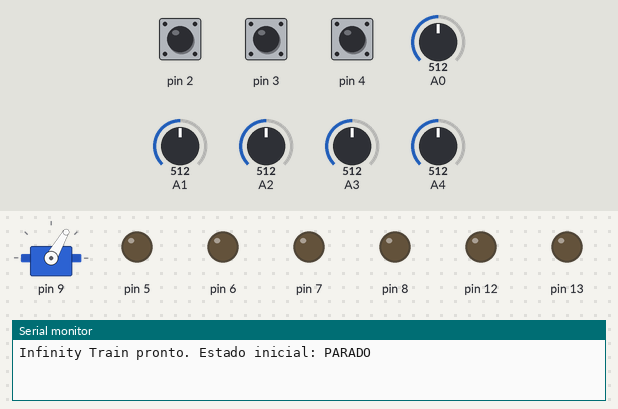
A sketch run on a simulated Arduino Uno, built with avr-gcc and run on an emulated ATmega328P. On the bench: servo, output pins drawn as LEDs (lit = HIGH), the last lines printed to the serial monitor. The inputs (shaded band) are chosen by the test bench; at power-on: pin 2 HIGH, A1 = 512, A0 = 512, pin 3 HIGH, pin 4 HIGH, A2 = 512, A3 = 512, A4 = 512.

Above: at 3.6 s.
3.7 s: pin 2 pulled LOW for 0.15 s
At 5.2 s:
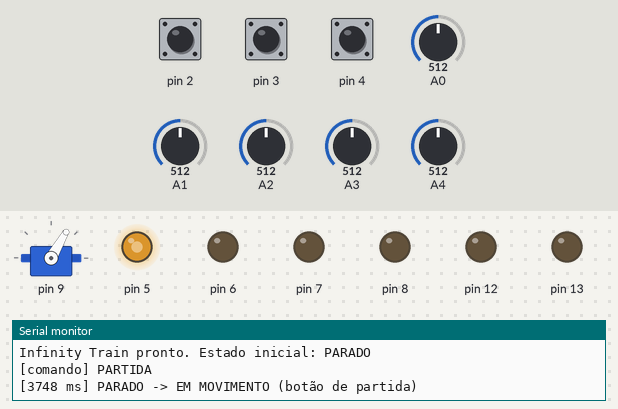
5.5 s: A1 set to 585
7.0 s: A1 set to 613
At 8.0 s:
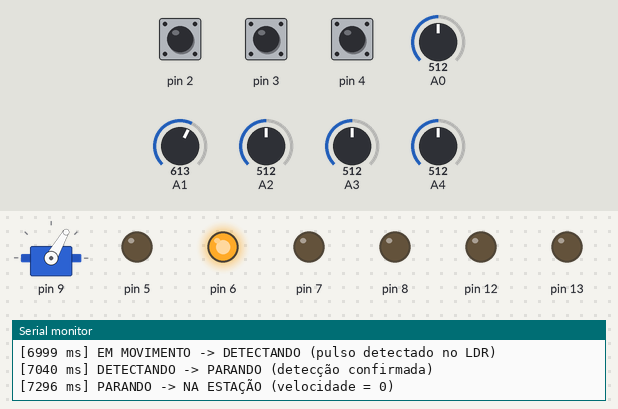
11.6 s: A0 set to 80
14.6 s: A0 set to 992
At 15.6 s:
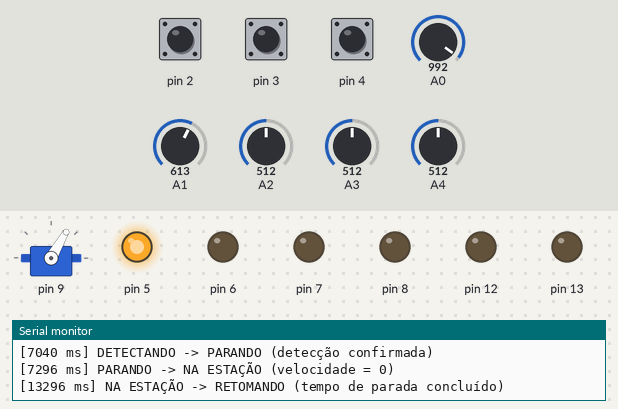
Timing chart, 0 to 17.3 s (numbered marks = the images above; inputs shaded):
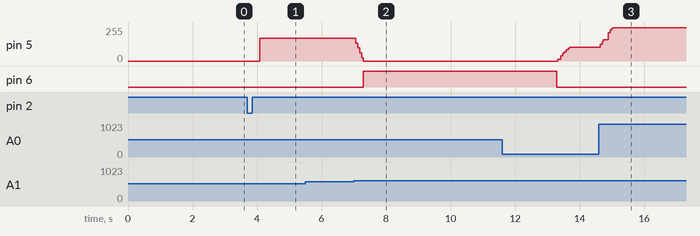

Measured:
- the behaviour switches between 599 and 600 on A1 (found by bisection; images 1 and 2)
- after the input at 3.7 s, pin 5: 0/255 → 172/255 after 0.39 s
- after the input at 5.5 s, every drawn part: stays the same
- after the input at 7.0 s, pin 5: 172/255 → 135/255 after 0.06 s, → 99/255 0.06 s later, → 62/255 0.06 s later, → 0/255 0.06 s later; pin 6: LOW → HIGH after 0.30 s
- after the input at 14.6 s, pin 5: 102/255 → 158/255 at once, → 212/255 0.24 s later, → 250/255 0.07 s later

The sketch:

trem_interativo.ino
```cpp
// ============================================================================
// Projeto Infinity Train — Sistema de Trem Interativo
// Firmware do Arduino Uno R3, baseado no Diagrama de Máquina de Estados (Semana 4)
// e no Mapeamento de Componentes.
//
// Padrões de projeto aplicados (detalhes no README.md):
//   State      -> Estado.h, Estados.h/.cpp e Trem.h/.cpp
//   Singleton  -> uma instância de cada estado (Estados.h)
//   Observer   -> PainelControle avisa o Trem e o RegistroSerial; o Trem avisa o RegistroSerial
//   Strategy   -> leitura do LDR analógica ou digital (Interfaces.h, Hardware.h)
//   Adapter    -> AudioDFPlayer (protocolo do DFPlayer) e DesvioServo (biblioteca Servo)
//
// Bibliotecas: Servo e SoftwareSerial, que já vêm com a Arduino IDE.
// ============================================================================
#include <Arduino.h>
#include <Servo.h>
#include <SoftwareSerial.h>

#include "Config.h"
#include "Estados.h"
#include "Hardware.h"
#include "PainelControle.h"
#include "RegistroSerial.h"
#include "Trem.h"

// ---------------------------------------------------------------- Objetos
// Todos estáticos: nada de "new" (o Uno tem só 2 KB de RAM).

// Strategy: as duas formas de ler o LDR; Config.h escolhe qual usar.
LeituraAnalogicaLDR leituraAnalogica(Ldr::LIMIAR, Ldr::ESCURO_E_VALOR_ALTO);
LeituraDigitalLDR leituraDigital(Ldr::NIVEL_DIGITAL_COM_TREM);

SensoresEstacao sensores(Pinos::LDR_ESTACAO, NUM_ESTACOES,
                         Ldr::USAR_LEITURA_ANALOGICA ? static_cast<EstrategiaLeituraLDR&>(leituraAnalogica)
                                                     : static_cast<EstrategiaLeituraLDR&>(leituraDigital));
MotorTracao motor(Pinos::MOTOR_PWM, Tempos::RAMPA_ACELERACAO_MS, Tempos::RAMPA_FRENAGEM_MS);
PotenciometroVelocidade potenciometro(Pinos::POTENCIOMETRO, Velocidade::PWM_MINIMO, Velocidade::PWM_MAXIMO);
Sinalizacao sinalizacao(Pinos::LED_ESTACAO, NUM_ESTACOES, Pinos::LED_AVISO, Tempos::PISCA_AVISO_MS);

// Adapters.
SoftwareSerial serialDfplayer(Pinos::DFPLAYER_RX, Pinos::DFPLAYER_TX);
AudioDFPlayer audio(serialDfplayer);
DesvioServo desvio(Pinos::SERVO_DESVIO, Agulha::ANGULO_ROTA_PRINCIPAL, Agulha::ANGULO_ROTA_DESVIO,
                   Tempos::MOVIMENTO_SERVO_MS);

// Contexto do State e ouvintes do Observer.
Trem trem(motor, sensores, potenciometro, sinalizacao, audio, desvio);
PainelControle painel(Pinos::BOTAO_PARTIDA, Pinos::BOTAO_PARADA, Pinos::BOTAO_TROCA_TRILHO, Tempos::DEBOUNCE_MS);
RegistroSerial registro;

unsigned long ultimaCalibracao = 0;

// ---------------------------------------------------------------- Calibração
// Com Depuracao::MODO_CALIBRACAO_LDR = true, o trem não anda: só mostra as
// leituras, para escolher os limiares de cada estação (PB06, risco R01).
void imprimirCalibracao(unsigned long agora) {
  if (agora - ultimaCalibracao < Tempos::INTERVALO_CALIBRACAO_MS) {
    return;
  }
  ultimaCalibracao = agora;
  for (uint8_t i = 0; i < NUM_ESTACOES; i++) {
    Serial.print(F("LDR"));
    Serial.print(i + 1);
    Serial.print(F("="));
    Serial.print(sensores.valorBruto(i));
    Serial.print(F("  "));
  }
  Serial.print(F("PWM do potenciometro="));
  Serial.println(potenciometro.lerPwm());
}

// ---------------------------------------------------------------- setup / loop
void setup() {
  Serial.begin(Depuracao::VELOCIDADE_SERIAL);

  trem.iniciar(millis());  // motor parado, LEDs apagados, servo na rota inicial, estado PARADO

  painel.adicionarOuvinte(registro);  // registra o comando antes da transição
  painel.adicionarOuvinte(trem);
  trem.adicionarOuvinte(registro);
  painel.iniciar();

  // O servo é solto antes de ligar a serial do DFPlayer, para não tremer.
  delay(Tempos::MOVIMENTO_SERVO_MS);
  desvio.atualizar(millis());

  audio.iniciar();
  delay(Tempos::INICIALIZACAO_DFPLAYER_MS);  // o DFPlayer leva até ~2 s para ler o cartão
  audio.definirVolume(Som::VOLUME);

  Serial.println(F("Infinity Train pronto. Estado inicial: PARADO"));
}

void loop() {
  const unsigned long agora = millis();
  if (Depuracao::MODO_CALIBRACAO_LDR) {
    imprimirCalibracao(agora);
    return;
  }
  trem.atualizar(agora);   // primeiro: atualiza o relógio do trem e o estado atual
  painel.atualizar(agora); // depois: os comandos dos botões usam o mesmo instante
}
```

Estado.h
```cpp
// ============================================================================
// Estado.h — Padrão State: interface comum a todos os estados do diagrama.
// Cada estado do "Diagrama de Máquina de Estados" é uma classe que herda daqui.
// ============================================================================
#ifndef ESTADO_H
#define ESTADO_H

#include <Arduino.h>
#include "Interfaces.h"

class Trem;

class Estado {
public:
  virtual const __FlashStringHelper* nome() const = 0;
  virtual void entrar(Trem&) {}               // ações ao entrar no estado
  virtual void atualizar(Trem&) {}            // executado a cada volta do loop()
  virtual void aoComando(Trem&, Comando) {}   // comandos do painel
  virtual void sair(Trem&) {}                 // ações ao sair do estado

protected:
  Estado() = default;
  ~Estado() = default;
};

#endif
```

Estados.cpp
```cpp
// ============================================================================
// Estados.cpp — ações e transições de cada estado.
// Os textos dos eventos são os mesmos rótulos das setas do diagrama, e aparecem
// no Monitor Serial a cada transição.
// ============================================================================
#include "Estados.h"
#include "Config.h"
#include "Trem.h"

// Instâncias únicas (Singleton).
EstadoParado EstadoParado::unica_;
EstadoEmMovimento EstadoEmMovimento::unica_;
EstadoDetectando EstadoDetectando::unica_;
EstadoParando EstadoParando::unica_;
EstadoNaEstacao EstadoNaEstacao::unica_;
EstadoRetomando EstadoRetomando::unica_;
EstadoFalha EstadoFalha::unica_;

EstadoParado& EstadoParado::instancia() { return unica_; }
EstadoEmMovimento& EstadoEmMovimento::instancia() { return unica_; }
EstadoDetectando& EstadoDetectando::instancia() { return unica_; }
EstadoParando& EstadoParando::instancia() { return unica_; }
EstadoNaEstacao& EstadoNaEstacao::instancia() { return unica_; }
EstadoRetomando& EstadoRetomando::instancia() { return unica_; }
EstadoFalha& EstadoFalha::instancia() { return unica_; }

// ---------------------------------------------------------------- Em operação
void EstadoEmOperacao::aoComando(Trem& trem, Comando comando) {
  if (comando == Comando::PARADA) {
    trem.mudarPara(EstadoParado::instancia(), F("botão de parada"));
  }
}

// ---------------------------------------------------------------- PARADO
const __FlashStringHelper* EstadoParado::nome() const { return F("PARADO"); }

void EstadoParado::entrar(Trem& trem) {
  trem.motor().pararImediatamente();
  trem.sinalizacao().apagarEstacoes();
}

void EstadoParado::aoComando(Trem& trem, Comando comando) {
  if (comando == Comando::PARTIDA) {
    trem.iniciarTrecho();
    trem.ignorarSensoresCobertos();
    trem.mudarPara(EstadoEmMovimento::instancia(), F("botão de partida"));
  }
}

// ---------------------------------------------------------------- EM MOVIMENTO
const __FlashStringHelper* EstadoEmMovimento::nome() const { return F("EM MOVIMENTO"); }

void EstadoEmMovimento::atualizar(Trem& trem) {
  // Ação: motor em PWM conforme o potenciômetro. O farol acende sozinho,
  // porque está ligado em paralelo com o motor (Mapeamento de Componentes).
  trem.seguirPotenciometro();

  // Ação: monitora os 4 LDRs.
  const uint8_t cobertos = trem.sensoresAtivos();
  if (cobertos != 0) {
    trem.definirEstacaoCandidata(SensoresEstacao::primeiraAtiva(cobertos));
    trem.mudarPara(EstadoDetectando::instancia(), F("pulso detectado no LDR"));
    return;
  }

  if (trem.tempoNoTrecho() >= Tempos::TIMEOUT_SEM_ESTACAO_MS) {
    trem.mudarPara(EstadoFalha::instancia(), F("timeout sem estação"));
  }
}

// ---------------------------------------------------------------- DETECTANDO
const __FlashStringHelper* EstadoDetectando::nome() const { return F("DETECTANDO"); }

void EstadoDetectando::atualizar(Trem& trem) {
  trem.seguirPotenciometro();

  const uint8_t cobertos = trem.sensoresAtivos();
  const uint8_t esperado = static_cast<uint8_t>(1u << trem.estacaoCandidata());

  // O trem só pode estar sobre um LDR por vez.
  if (SensoresEstacao::contarAtivos(cobertos) > 1 || (cobertos != 0 && cobertos != esperado)) {
    trem.mudarPara(EstadoFalha::instancia(), F("sensor incoerente"));
  } else if (cobertos == 0) {
    trem.mudarPara(EstadoEmMovimento::instancia(), F("leitura inválida"));
  } else if (trem.tempoNoEstado() >= Tempos::CONFIRMACAO_DETECCAO_MS) {
    trem.mudarPara(EstadoParando::instancia(), F("detecção confirmada"));
  }
}

// ---------------------------------------------------------------- PARANDO
const __FlashStringHelper* EstadoParando::nome() const { return F("PARANDO"); }

void EstadoParando::entrar(Trem& trem) {
  trem.motor().definirAlvo(0);  // frenagem com a rampa curta
}

void EstadoParando::atualizar(Trem& trem) {
  if (trem.motor().parado()) {
    trem.mudarPara(EstadoNaEstacao::instancia(), F("velocidade = 0"));
  }
}

// ---------------------------------------------------------------- NA ESTAÇÃO
const __FlashStringHelper* EstadoNaEstacao::nome() const { return F("NA ESTAÇÃO"); }

void EstadoNaEstacao::entrar(Trem& trem) {
  const uint8_t estacao = trem.estacaoCandidata();
  trem.registrarChegada(estacao);                 // ação: atualiza próxima estação
  trem.sinalizacao().acenderEstacao(estacao);     // ação: LED da estação aceso
  trem.desvio().posicionar(trem.rotaSelecionada());  // ação: posiciona servo para a rota
  audioEnviado_ = false;
}

void EstadoNaEstacao::atualizar(Trem& trem) {
  // Ação: anúncio em áudio (DFPlayer). O comando sai depois do servo, porque a
  // SoftwareSerial pausa as interrupções e faria o servo tremer.
  if (!audioEnviado_ && trem.tempoNoEstado() >= Tempos::ESPERA_SERVO_MS) {
    trem.audio().tocarFaixa(Som::faixaChegada(trem.estacaoAtual()));
    audioEnviado_ = true;
  }

  if (trem.tempoNoEstado() >= Tempos::TEMPO_PARADA_MS) {
    trem.mudarPara(EstadoRetomando::instancia(), F("tempo de parada concluído"));
  }
}

void EstadoNaEstacao::sair(Trem& trem) {
  trem.sinalizacao().apagarEstacoes();
}

// ---------------------------------------------------------------- RETOMANDO
const __FlashStringHelper* EstadoRetomando::nome() const { return F("RETOMANDO"); }

void EstadoRetomando::entrar(Trem& trem) {
  trem.audio().tocarFaixa(Som::FAIXA_PARTIDA);  // som de partida (RF07)
  sensorLivre_ = false;
}

void EstadoRetomando::atualizar(Trem& trem) {
  trem.seguirPotenciometro();
  // "Sensor liberado" só vale com o LDR descoberto por LIBERACAO_SENSOR_MS seguidos;
  // uma oscilação na saída da estação não faz o trem parar de novo nela.
  if (trem.sensores().tremNaEstacao(trem.estacaoAtual())) {
    sensorLivre_ = false;
  } else if (!sensorLivre_) {
    sensorLivre_ = true;
    livreDesde_ = trem.instante();
  } else if (trem.instante() - livreDesde_ >= Tempos::LIBERACAO_SENSOR_MS) {
    trem.iniciarTrecho();
    trem.mudarPara(EstadoEmMovimento::instancia(), F("sensor liberado"));
  }
}

// ---------------------------------------------------------------- FALHA
const __FlashStringHelper* EstadoFalha::nome() const { return F("FALHA"); }

void EstadoFalha::entrar(Trem& trem) {
  trem.motor().pararImediatamente();          // ação: motor desligado
  trem.sinalizacao().apagarEstacoes();
  trem.sinalizacao().avisoPiscando(true);     // ação: LED de aviso piscando
}

void EstadoFalha::aoComando(Trem& trem, Comando comando) {
  // Ação: aguarda reset. O reset é feito pelo botão de parada.
  if (comando == Comando::PARADA) {
    trem.mudarPara(EstadoParado::instancia(), F("reset"));
  }
}

void EstadoFalha::sair(Trem& trem) {
  trem.sinalizacao().avisoPiscando(false);
}
```

Estados.h
```cpp
// ============================================================================
// Estados.h — os 7 estados do Diagrama de Máquina de Estados (Semana 4).
//
// Padrão State:     cada estado é uma classe; o Trem (contexto) delega a ele.
// Padrão Singleton: cada estado tem uma única instância (instancia()), sem "new".
// ============================================================================
#ifndef ESTADOS_H
#define ESTADOS_H

#include "Estado.h"

// Base dos estados em que o trem está em operação (EM MOVIMENTO, DETECTANDO,
// PARANDO, NA ESTAÇÃO e RETOMANDO). Nesses estados o botão de parada leva a
// PARADO, como exigem o RNF02 e a HU07. No diagrama, só EM MOVIMENTO tem essa
// transição desenhada; ver "Ajustes sugeridos no diagrama" no README.md.
class EstadoEmOperacao : public Estado {
public:
  void aoComando(Trem& trem, Comando comando) override;

protected:
  EstadoEmOperacao() = default;
  ~EstadoEmOperacao() = default;
};

// PARADO — estado inicial.
class EstadoParado final : public Estado {
public:
  static EstadoParado& instancia();
  const __FlashStringHelper* nome() const override;
  void entrar(Trem& trem) override;
  void aoComando(Trem& trem, Comando comando) override;

private:
  EstadoParado() = default;
  EstadoParado(const EstadoParado&) = delete;
  EstadoParado& operator=(const EstadoParado&) = delete;
  static EstadoParado unica_;
};

// EM MOVIMENTO — motor em PWM (potenciômetro), monitora os 4 LDRs, farol aceso.
class EstadoEmMovimento final : public EstadoEmOperacao {
public:
  static EstadoEmMovimento& instancia();
  const __FlashStringHelper* nome() const override;
  void atualizar(Trem& trem) override;

private:
  EstadoEmMovimento() = default;
  EstadoEmMovimento(const EstadoEmMovimento&) = delete;
  EstadoEmMovimento& operator=(const EstadoEmMovimento&) = delete;
  static EstadoEmMovimento unica_;
};

// DETECTANDO — confirma se o pulso do LDR é mesmo uma estação.
class EstadoDetectando final : public EstadoEmOperacao {
public:
  static EstadoDetectando& instancia();
  const __FlashStringHelper* nome() const override;
  void atualizar(Trem& trem) override;

private:
  EstadoDetectando() = default;
  EstadoDetectando(const EstadoDetectando&) = delete;
  EstadoDetectando& operator=(const EstadoDetectando&) = delete;
  static EstadoDetectando unica_;
};

// PARANDO — reduz a velocidade até zero.
class EstadoParando final : public EstadoEmOperacao {
public:
  static EstadoParando& instancia();
  const __FlashStringHelper* nome() const override;
  void entrar(Trem& trem) override;
  void atualizar(Trem& trem) override;

private:
  EstadoParando() = default;
  EstadoParando(const EstadoParando&) = delete;
  EstadoParando& operator=(const EstadoParando&) = delete;
  static EstadoParando unica_;
};

// NA ESTAÇÃO — anúncio em áudio, LED da estação aceso, atualiza a próxima
// estação e posiciona o servo para a rota.
class EstadoNaEstacao final : public EstadoEmOperacao {
public:
  static EstadoNaEstacao& instancia();
  const __FlashStringHelper* nome() const override;
  void entrar(Trem& trem) override;
  void atualizar(Trem& trem) override;
  void sair(Trem& trem) override;

private:
  EstadoNaEstacao() = default;
  EstadoNaEstacao(const EstadoNaEstacao&) = delete;
  EstadoNaEstacao& operator=(const EstadoNaEstacao&) = delete;
  static EstadoNaEstacao unica_;
  bool audioEnviado_ = false;
};

// RETOMANDO — volta a andar até o trem sair de cima do LDR da estação.
class EstadoRetomando final : public EstadoEmOperacao {
public:
  static EstadoRetomando& instancia();
  const __FlashStringHelper* nome() const override;
  void entrar(Trem& trem) override;
  void atualizar(Trem& trem) override;

private:
  EstadoRetomando() = default;
  EstadoRetomando(const EstadoRetomando&) = delete;
  EstadoRetomando& operator=(const EstadoRetomando&) = delete;
  static EstadoRetomando unica_;
  bool sensorLivre_ = false;
  unsigned long livreDesde_ = 0;
};

// FALHA — motor desligado, LED de aviso piscando, aguarda o reset.
class EstadoFalha final : public Estado {
public:
  static EstadoFalha& instancia();
  const __FlashStringHelper* nome() const override;
  void entrar(Trem& trem) override;
  void aoComando(Trem& trem, Comando comando) override;
  void sair(Trem& trem) override;

private:
  EstadoFalha() = default;
  EstadoFalha(const EstadoFalha&) = delete;
  EstadoFalha& operator=(const EstadoFalha&) = delete;
  static EstadoFalha unica_;
};

#endif
```

PainelControle.h
```cpp
// ============================================================================
// PainelControle.h — botões de partida, parada e troca de trilho (HU02, HU06, HU07).
//
// Padrão Observer: o painel é o "sujeito". Quando um botão é apertado, ele avisa
// todos os ouvintes cadastrados (o Trem e o registro no Monitor Serial), sem
// precisar saber o que cada um faz com o comando.
// ============================================================================
#ifndef PAINEL_CONTROLE_H
#define PAINEL_CONTROLE_H

#include <Arduino.h>
#include "Interfaces.h"

// Botão ligado entre o pino e o GND, com INPUT_PULLUP (apertado = LOW) e
// tratamento de repique (debounce).
class Botao {
public:
  Botao(uint8_t pino, unsigned long debounceMs);
  void iniciar();
  bool foiApertado(unsigned long agora);  // true uma única vez por aperto

private:
  uint8_t pino_;
  unsigned long debounceMs_;
  bool leituraAnterior_ = false;
  bool estadoEstavel_ = false;
  unsigned long ultimaMudanca_ = 0;
};

class PainelControle {
public:
  static const uint8_t MAX_OUVINTES = 3;

  PainelControle(uint8_t pinoPartida, uint8_t pinoParada, uint8_t pinoTrocaTrilho, unsigned long debounceMs);
  bool adicionarOuvinte(OuvinteComandos& ouvinte);
  void iniciar();
  void atualizar(unsigned long agora);

private:
  void notificar(Comando comando);
  static void aoInterromperParada();  // rotina de interrupção do botão de parada (INT1)
  static volatile bool pedidoParada_;

  Botao partida_;
  Botao trocaTrilho_;
  uint8_t pinoParada_;
  unsigned long debounceMs_;
  unsigned long ultimaParada_ = 0;
  bool travaParada_ = false;  // aguarda soltar o botão antes de aceitar outro aperto
  OuvinteComandos* ouvintes_[MAX_OUVINTES];
  uint8_t totalOuvintes_ = 0;
};

#endif
```

Source omitted: Hardware.cpp (8538 bytes), Hardware.h (5799 bytes), Interfaces.h (2706 bytes), PainelControle.cpp (2870 bytes), Trem.cpp (3119 bytes), Trem.h (2966 bytes), Config.h (3964 bytes), RegistroSerial.cpp (1250 bytes), RegistroSerial.h (850 bytes)
